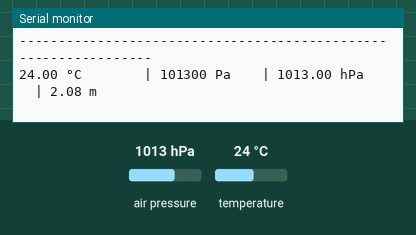
Simulated run of this sketch. Board: Arduino Uno, built with avr-gcc and run on an emulated ATmega328P. On the bench: the last lines printed to the serial monitor. The test bench sets the inputs (shaded band); at power-on: air pressure 1013 hPa, temperature 24 °C.

Above: at 2.2 s.
2.3 s: air pressure set to 952 hPa
At 4.2 s:
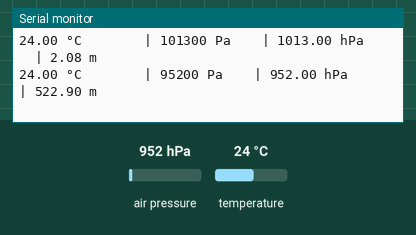
4.6 s: temperature set to 12 °C
At 6.2 s:
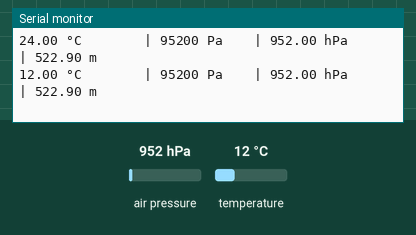
6.9 s: air pressure set to 975 hPa
At 8.0 s:
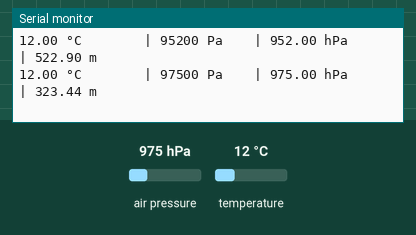
Timing chart, 0 to 9.9 s (numbered marks = the images above; inputs shaded):
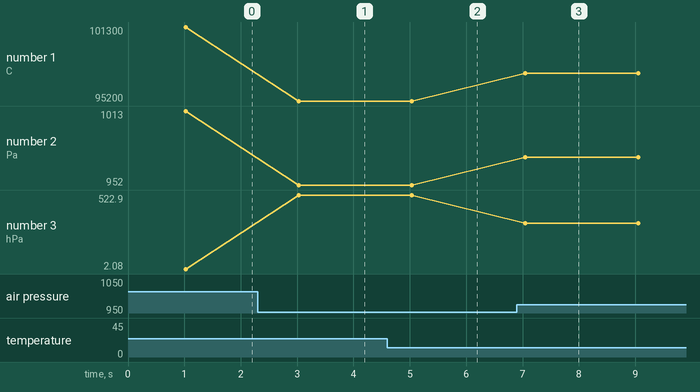

The sketch:

temperature-bmp180.ino
```cpp
///Need to install the library adafruit bmp085
// PINs
//  SDA -> GPIO 21
//  SCL -> GPIO 22
//  VCC -> 3.3 V


#include <Wire.h>
#include <Adafruit_BMP085.h>


// Create BMP180 object
Adafruit_BMP085 bmp;

void setup() {
  delay(1000);
  // Initialize serial communication
  Serial.begin(115200);
  Serial.println("BMP180 Sensor Test");

  // Initialize I2C communication
  Wire.begin();

  // Initialize BMP180 sensor
  if (!bmp.begin()) {
    Serial.println("Could not find a valid BMP180 sensor, check wiring!");
    while (1) {
      delay(10000);
    }
  }

  Serial.println("BMP180 sensor initialized successfully!");
  Serial.println("Reading sensor data...");
  Serial.println("Temperature (°C) | Pressure (Pa) | Pressure (hPa) | Altitude (m)");
  Serial.println("----------------------------------------------------------------");
}

void loop() {
  // Read temperature in Celsius
  float temperature = bmp.readTemperature();

  // Read pressure in Pascals
  long pressure = bmp.readPressure();

  // Convert pressure to hPa (hectoPascals)
  float pressureHPa = pressure / 100.0;

  // Calculate altitude (assuming sea level pressure = 101325 Pa)
  float altitude = bmp.readAltitude();

  // Display readings on serial monitor
  Serial.print(temperature);
  Serial.print(" °C        | ");
  Serial.print(pressure);
  Serial.print(" Pa    | ");
  Serial.print(pressureHPa);
  Serial.print(" hPa     | ");
  Serial.print(altitude);
  Serial.println(" m");

  // Wait 2 seconds before next reading
  delay(2000);
}

// Optional: Function to read pressure at a specific altitude
float readPressureAtAltitude(float altitude) {
  return bmp.readPressure() / pow(1.0 - altitude/44330.0, 5.255);
}

// Optional: Function to calculate altitude with custom sea level pressure
float calculateAltitude(float seaLevelPressure) {
  float atmospheric = bmp.readPressure() / 100.0F;
  return 44330.0 * (1.0 - pow(atmospheric / seaLevelPressure, 0.1903));
}
```

Measured:
- after the input at 2.3 s, the serial monitor: prints a new line after 0.73 s (image 1)
- after the input at 4.6 s, the serial monitor: prints a new line after 0.44 s (image 2)
- after the input at 6.9 s, the serial monitor: prints a new line after 0.15 s (image 3)
- plotted number 1: 101300 → 95200 after the input at 2.3 s, 95200 → 97500 after the input at 6.9 s
- plotted number 2: 1013 → 952 after the input at 2.3 s, 952 → 975 after the input at 6.9 s
- plotted number 3: 2.08 → 522.9 after the input at 2.3 s, 522.9 → 323.44 after the input at 6.9 s
